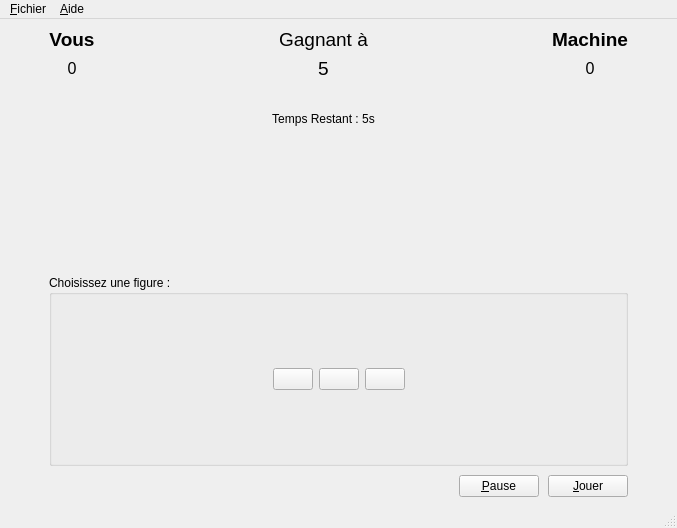
<?xml version="1.0" encoding="UTF-8"?>
<ui version="4.0">
 <class>ChifoumiVue</class>
 <widget class="QMainWindow" name="ChifoumiVue">
  <property name="geometry">
   <rect>
    <x>0</x>
    <y>0</y>
    <width>677</width>
    <height>528</height>
   </rect>
  </property>
  <property name="windowTitle">
   <string>Chifoumi</string>
  </property>
  <widget class="QWidget" name="centralwidget">
   <layout class="QHBoxLayout" name="horizontalLayout_5">
    <item>
     <layout class="QVBoxLayout" name="vAllChifoumi">
      <item>
       <layout class="QGridLayout" name="gridPartieHaute">
        <item row="1" column="3">
         <widget class="QLabel" name="coupMachine">
          <property name="text">
           <string/>
          </property>
          <property name="pixmap">
           <pixmap resource="ressourceChifoumi.qrc">:/chifoumi/images/rien_115.png</pixmap>
          </property>
         </widget>
        </item>
        <item row="0" column="3">
         <layout class="QVBoxLayout" name="verticalLayout_2">
          <item>
           <widget class="QLabel" name="lMachine">
            <property name="sizePolicy">
             <sizepolicy hsizetype="Preferred" vsizetype="Preferred">
              <horstretch>0</horstretch>
              <verstretch>0</verstretch>
             </sizepolicy>
            </property>
            <property name="font">
             <font>
              <pointsize>14</pointsize>
              <weight>75</weight>
              <bold>true</bold>
             </font>
            </property>
            <property name="text">
             <string>Machine</string>
            </property>
            <property name="alignment">
             <set>Qt::AlignCenter</set>
            </property>
           </widget>
          </item>
          <item>
           <widget class="QLabel" name="scoreMachine">
            <property name="font">
             <font>
              <pointsize>12</pointsize>
             </font>
            </property>
            <property name="text">
             <string>0</string>
            </property>
            <property name="alignment">
             <set>Qt::AlignCenter</set>
            </property>
           </widget>
          </item>
         </layout>
        </item>
        <item row="1" column="1">
         <widget class="QLabel" name="coupJoueur">
          <property name="text">
           <string/>
          </property>
          <property name="pixmap">
           <pixmap resource="ressourceChifoumi.qrc">:/chifoumi/images/rien_115.png</pixmap>
          </property>
         </widget>
        </item>
        <item row="1" column="2">
         <layout class="QVBoxLayout" name="verticalLayout_3">
          <item>
           <layout class="QHBoxLayout" name="horizontalLayout">
            <item>
             <spacer name="horizontalSpacer_4">
              <property name="orientation">
               <enum>Qt::Horizontal</enum>
              </property>
              <property name="sizeHint" stdset="0">
               <size>
                <width>40</width>
                <height>20</height>
               </size>
              </property>
             </spacer>
            </item>
            <item>
             <widget class="QLabel" name="versus">
              <property name="text">
               <string/>
              </property>
              <property name="pixmap">
               <pixmap resource="ressourceChifoumi.qrc">:/chifoumi/images/versus_70.png</pixmap>
              </property>
              <property name="alignment">
               <set>Qt::AlignCenter</set>
              </property>
             </widget>
            </item>
            <item>
             <spacer name="horizontalSpacer_3">
              <property name="orientation">
               <enum>Qt::Horizontal</enum>
              </property>
              <property name="sizeHint" stdset="0">
               <size>
                <width>40</width>
                <height>20</height>
               </size>
              </property>
             </spacer>
            </item>
           </layout>
          </item>
          <item>
           <layout class="QHBoxLayout" name="horizontalLayout_2">
            <item>
             <widget class="QLabel" name="labelTemps">
              <property name="text">
               <string>Temps Restant : 5s</string>
              </property>
              <property name="alignment">
               <set>Qt::AlignCenter</set>
              </property>
             </widget>
            </item>
           </layout>
          </item>
         </layout>
        </item>
        <item row="1" column="0">
         <spacer name="horizontalSpacer_9">
          <property name="orientation">
           <enum>Qt::Horizontal</enum>
          </property>
          <property name="sizeType">
           <enum>QSizePolicy::Fixed</enum>
          </property>
          <property name="sizeHint" stdset="0">
           <size>
            <width>40</width>
            <height>20</height>
           </size>
          </property>
         </spacer>
        </item>
        <item row="0" column="1">
         <layout class="QVBoxLayout" name="verticalLayout">
          <item>
           <widget class="QLabel" name="lJoueur">
            <property name="sizePolicy">
             <sizepolicy hsizetype="Preferred" vsizetype="Preferred">
              <horstretch>0</horstretch>
              <verstretch>0</verstretch>
             </sizepolicy>
            </property>
            <property name="font">
             <font>
              <pointsize>14</pointsize>
              <weight>75</weight>
              <bold>true</bold>
             </font>
            </property>
            <property name="text">
             <string>Vous</string>
            </property>
            <property name="alignment">
             <set>Qt::AlignCenter</set>
            </property>
           </widget>
          </item>
          <item>
           <widget class="QLabel" name="scoreJoueur">
            <property name="font">
             <font>
              <pointsize>12</pointsize>
             </font>
            </property>
            <property name="text">
             <string>0</string>
            </property>
            <property name="alignment">
             <set>Qt::AlignCenter</set>
            </property>
           </widget>
          </item>
         </layout>
        </item>
        <item row="1" column="4">
         <spacer name="horizontalSpacer_10">
          <property name="orientation">
           <enum>Qt::Horizontal</enum>
          </property>
          <property name="sizeType">
           <enum>QSizePolicy::Fixed</enum>
          </property>
          <property name="sizeHint" stdset="0">
           <size>
            <width>40</width>
            <height>20</height>
           </size>
          </property>
         </spacer>
        </item>
        <item row="0" column="2">
         <layout class="QGridLayout" name="gridLayout">
          <item row="0" column="0">
           <widget class="QLabel" name="label">
            <property name="font">
             <font>
              <pointsize>14</pointsize>
              <weight>50</weight>
              <bold>false</bold>
             </font>
            </property>
            <property name="text">
             <string>Gagnant à</string>
            </property>
            <property name="alignment">
             <set>Qt::AlignCenter</set>
            </property>
           </widget>
          </item>
          <item row="1" column="0">
           <widget class="QLabel" name="pointsMax">
            <property name="font">
             <font>
              <pointsize>14</pointsize>
             </font>
            </property>
            <property name="text">
             <string>5</string>
            </property>
            <property name="alignment">
             <set>Qt::AlignCenter</set>
            </property>
           </widget>
          </item>
         </layout>
        </item>
       </layout>
      </item>
      <item>
       <spacer name="verticalSpacer">
        <property name="orientation">
         <enum>Qt::Vertical</enum>
        </property>
        <property name="sizeHint" stdset="0">
         <size>
          <width>20</width>
          <height>40</height>
         </size>
        </property>
       </spacer>
      </item>
      <item>
       <layout class="QHBoxLayout" name="hPartieBasse">
        <property name="topMargin">
         <number>0</number>
        </property>
        <item>
         <spacer name="horizontalSpacer_5">
          <property name="orientation">
           <enum>Qt::Horizontal</enum>
          </property>
          <property name="sizeType">
           <enum>QSizePolicy::Fixed</enum>
          </property>
          <property name="sizeHint" stdset="0">
           <size>
            <width>40</width>
            <height>20</height>
           </size>
          </property>
         </spacer>
        </item>
        <item>
         <layout class="QVBoxLayout" name="vInterfaceJoueur">
          <property name="spacing">
           <number>9</number>
          </property>
          <property name="leftMargin">
           <number>0</number>
          </property>
          <property name="topMargin">
           <number>0</number>
          </property>
          <item>
           <widget class="QGroupBox" name="gbBoutonsCoups">
            <property name="minimumSize">
             <size>
              <width>509</width>
              <height>191</height>
             </size>
            </property>
            <property name="maximumSize">
             <size>
              <width>100000</width>
              <height>191</height>
             </size>
            </property>
            <property name="title">
             <string>Choisissez une figure :</string>
            </property>
            <layout class="QHBoxLayout" name="horizontalLayout_6">
             <item>
              <layout class="QHBoxLayout" name="horizontalLayout_3">
               <item>
                <spacer name="horizontalSpacer_7">
                 <property name="orientation">
                  <enum>Qt::Horizontal</enum>
                 </property>
                 <property name="sizeHint" stdset="0">
                  <size>
                   <width>40</width>
                   <height>20</height>
                  </size>
                 </property>
                </spacer>
               </item>
               <item>
                <widget class="QPushButton" name="pierre">
                 <property name="text">
                  <string/>
                 </property>
                 <property name="icon">
                  <iconset>
                   <normalon>:/chifoumi/images/pierre_115.png</normalon>
                  </iconset>
                 </property>
                 <property name="iconSize">
                  <size>
                   <width>127</width>
                   <height>128</height>
                  </size>
                 </property>
                </widget>
               </item>
               <item>
                <widget class="QPushButton" name="papier">
                 <property name="text">
                  <string/>
                 </property>
                 <property name="icon">
                  <iconset>
                   <normalon>:/chifoumi/images/papier_115.png</normalon>
                  </iconset>
                 </property>
                 <property name="iconSize">
                  <size>
                   <width>127</width>
                   <height>128</height>
                  </size>
                 </property>
                </widget>
               </item>
               <item>
                <widget class="QPushButton" name="ciseau">
                 <property name="text">
                  <string/>
                 </property>
                 <property name="icon">
                  <iconset>
                   <normalon>:/chifoumi/images/ciseau_115.png</normalon>
                  </iconset>
                 </property>
                 <property name="iconSize">
                  <size>
                   <width>127</width>
                   <height>128</height>
                  </size>
                 </property>
                </widget>
               </item>
               <item>
                <spacer name="horizontalSpacer_8">
                 <property name="orientation">
                  <enum>Qt::Horizontal</enum>
                 </property>
                 <property name="sizeHint" stdset="0">
                  <size>
                   <width>40</width>
                   <height>20</height>
                  </size>
                 </property>
                </spacer>
               </item>
              </layout>
             </item>
            </layout>
           </widget>
          </item>
          <item>
           <layout class="QHBoxLayout" name="hBoutNewPartie">
            <item>
             <spacer name="horizontalSpacer">
              <property name="orientation">
               <enum>Qt::Horizontal</enum>
              </property>
              <property name="sizeHint" stdset="0">
               <size>
                <width>40</width>
                <height>20</height>
               </size>
              </property>
             </spacer>
            </item>
            <item>
             <widget class="QPushButton" name="boutonPause">
              <property name="text">
               <string>&amp;Pause</string>
              </property>
              <property name="checkable">
               <bool>false</bool>
              </property>
             </widget>
            </item>
            <item>
             <widget class="QPushButton" name="bNewPartie">
              <property name="text">
               <string>&amp;Jouer</string>
              </property>
             </widget>
            </item>
           </layout>
          </item>
         </layout>
        </item>
        <item>
         <spacer name="horizontalSpacer_6">
          <property name="orientation">
           <enum>Qt::Horizontal</enum>
          </property>
          <property name="sizeType">
           <enum>QSizePolicy::Fixed</enum>
          </property>
          <property name="sizeHint" stdset="0">
           <size>
            <width>40</width>
            <height>20</height>
           </size>
          </property>
         </spacer>
        </item>
       </layout>
      </item>
     </layout>
    </item>
   </layout>
  </widget>
  <widget class="QMenuBar" name="menubar">
   <property name="geometry">
    <rect>
     <x>0</x>
     <y>0</y>
     <width>677</width>
     <height>21</height>
    </rect>
   </property>
   <widget class="QMenu" name="menu_Fichier">
    <property name="title">
     <string>&amp;Fichier</string>
    </property>
    <addaction name="action_Parametrer"/>
    <addaction name="action_Resultats"/>
    <addaction name="separator"/>
    <addaction name="actionQuitter"/>
   </widget>
   <widget class="QMenu" name="menu_Aide">
    <property name="title">
     <string>&amp;Aide</string>
    </property>
    <addaction name="actionA_propos_de"/>
   </widget>
   <addaction name="menu_Fichier"/>
   <addaction name="menu_Aide"/>
  </widget>
  <widget class="QStatusBar" name="statusbar"/>
  <action name="actionA_propos_de">
   <property name="text">
    <string>&amp;A propos de ...</string>
   </property>
   <property name="shortcut">
    <string>F1</string>
   </property>
  </action>
  <action name="actionQuitter">
   <property name="text">
    <string>&amp;Quitter</string>
   </property>
   <property name="shortcut">
    <string>Alt+F3</string>
   </property>
  </action>
  <action name="action_Parametrer">
   <property name="text">
    <string>&amp;Parametrer</string>
   </property>
   <property name="shortcut">
    <string>Alt+P</string>
   </property>
  </action>
  <action name="action_Resultats">
   <property name="text">
    <string>&amp;Résultats</string>
   </property>
   <property name="shortcut">
    <string>Alt+R</string>
   </property>
  </action>
 </widget>
 <resources>
  <include location="ressourceChifoumi.qrc"/>
 </resources>
 <connections/>
</ui>
